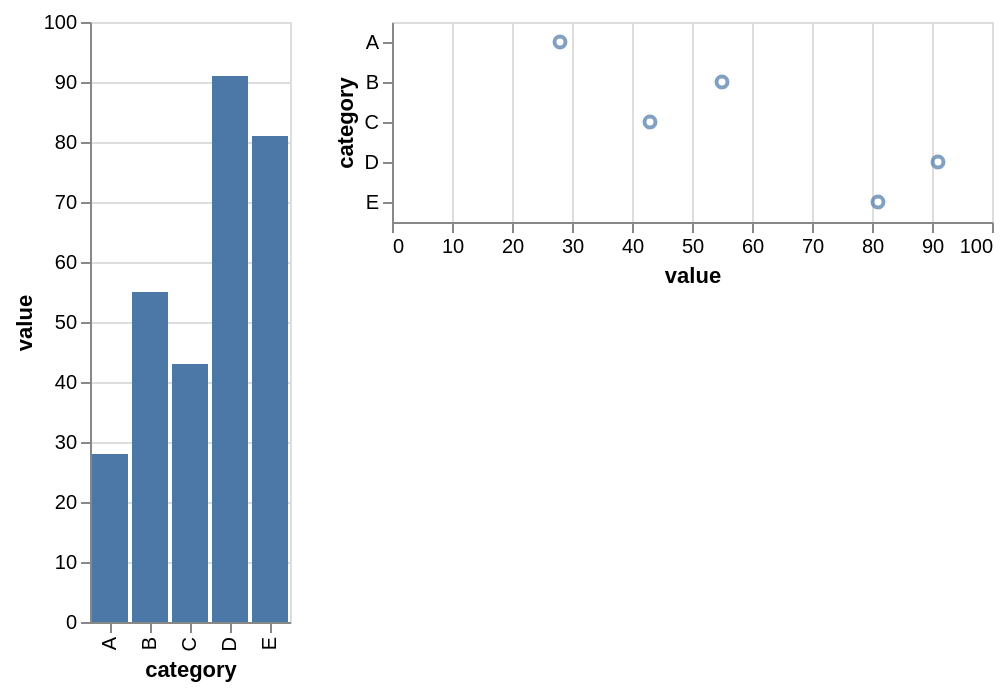

Express this chart as Vega-Lite.
### Vega-Lite specification from a JSON file in a GitHub repository (floating-point values rounded to 4 significant figures)
{"$schema": "https://vega.github.io/schema/vega-lite/v6.json", "data": {"values": [{"category": "A", "value": 28}, {"category": "B", "value": 55}, {"category": "C", "value": 43}, {"category": "D", "value": 91}, {"category": "E", "value": 81}]}, "description": "Two charts side by side.", "hconcat": [{"encoding": {"x": {"field": "category", "type": "nominal"}, "y": {"field": "value", "type": "quantitative"}}, "mark": "bar"}, {"encoding": {"x": {"field": "value", "type": "quantitative"}, "y": {"field": "category", "type": "nominal"}}, "mark": "point"}], "usermeta": {"eas": {"standin_ratio": 0.0454, "threshold": 0.07}}}
